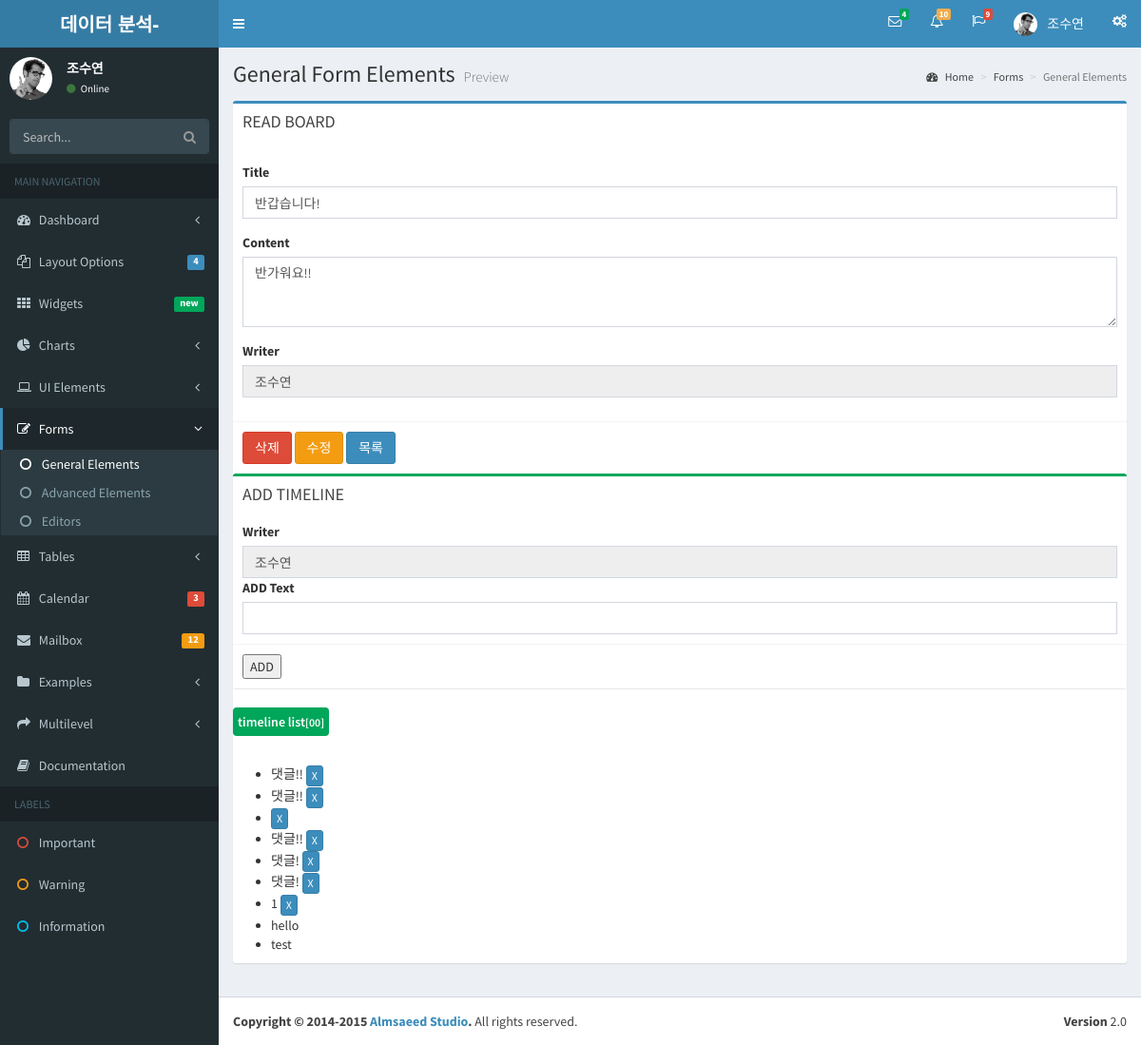
The app's page /bbs/bbs_read/4 (signed in) with its own data.
### bbsApp/models.py (models this page shows)
class Bbs(models.Model):
    title   = models.CharField(max_length=500)
    writer  = models.CharField(max_length=100)
    content = models.TextField()
    regdate = models.DateTimeField(default=timezone.now)
    viewcnt = models.IntegerField(default=0)

class Timeline(models.Model):
    txt = models.CharField(max_length=500)
    writer = models.CharField(max_length=100)
    board_id = models.IntegerField()

### bbsApp/views.py (the view)
# urls.py: path('bbs_read/<int:id>', views.bbsRead, name='bbs_read'),
def bbsRead(request,id):
    print('bbsRead~~~')
    board=Bbs.objects.get(id=id)
    board.viewcnt = board.viewcnt + 1 # 조회수부분.
    board.save()
    lines=Timeline.objects.filter(board_id=board.id)
    print('board result:',board)
    context = {
        'board':board,
        'session_user_name': request.session['user_name'],
        'session_user_id': request.session['user_id'],
        'lines':lines
    }
    return render(request, 'bbs/read.html',context)

### bbsApp/templates/bbs/read.html (shortened to what this page needs)
{% include 'header.html' %}
{% block content %}
<section class="content">
	<div class="row">
		<div class="col-md-12">
			<div class="box box-primary">
				<div class="box-header">
					<h3 class="box-title">READ BOARD</h3>
				</div>
<div class="box-body">
	<div class="form-group">
		<label for="exampleInputEmail1">Title</label> <input type="text" id="title"
			name='title' class="form-control" value="{{board.title}}">
	</div>
	<div class="form-group">
		<label for="exampleInputPassword1">Content</label>
		<textarea class="form-control" name="content" rows="3" id="content">{{board.content}}</textarea>
	</div>
	<div class="form-group">
		<label for="exampleInputEmail1">Writer</label> <input type="text"
			name="writer" class="form-control" value="{{board.writer}}"
			readonly="readonly">
	</div>
</div>
<div class="box-footer">
	{% if board.writer == session_user_name %}
	<button type="submit" class="btn btn-danger" id="removeBtn">삭제</button>
	<button type="submit" class="btn btn-warning" id="updateBtn">수정</button>
	{% endif %}
	<button type="submit" class="btn btn-primary" id="listBtn">목록</button>
</div>
<div class="row">
	<div class="col-md-12">
		<div class="box box-success">
			<div class="box-header">
				<h3 class="box-title">ADD TIMELINE</h3>
			</div>
			<div class="box-body">
				<label for="writer">Writer</label>
				<input type="text" class="form-control" id="time_writer" value="{{session_user_name}}" readonly/>
				<label for="writer">ADD Text</label>
				<input type="text" class="form-control" id="time_txt" />
			</div>
			<div class="box-footer">
				<button id="replyBtn">ADD</button>
			</div>
		</div>
		<ul class="timeline">
			<li class="time-label" >
				<span class="bg-green">timeline list<small id ="cnt">[00]</small></span>
			</li>
		</ul>
		<ul id="reply_result">
			{% for line in lines %}
			<li class="time-label">
				{{ line.txt }}
				{% if line.writer == session_user_name %}
					<a href="javascript:removeReply({{line.id}},{{line.board_id}})" class = "btn btn-primary btn-xs">X</a>
				{% endif %}
			</li>
			{% endfor %}
		</ul>
	</div>
</div>
			</div>
		</div>
	</div>
</section>
</div>
{% endblock %}
{% include 'footer.html' %}

### records on screen
Bbs: title "반갑습니다!", content "반가워요!!", writer "조수연"
Timeline: txt "댓글!!"
Timeline: txt "댓글!!"
Timeline: txt "댓글!!"
Timeline: txt "댓글!"
Timeline: txt "댓글!"
Timeline: txt "1"
Timeline: txt "hello"
Timeline: txt "test"

### other values on screen
{{ session_user_name }} "조수연"
